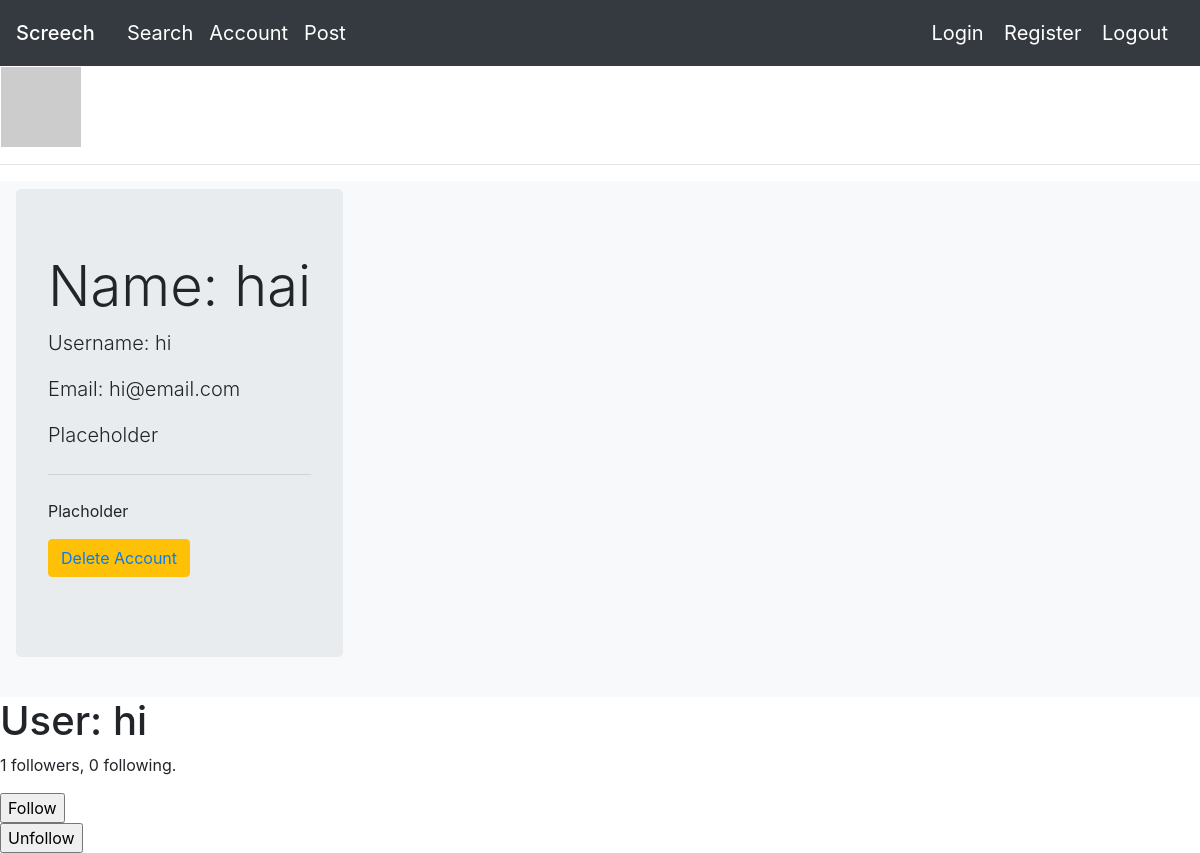
Page /account (signed in) on the committed database.
### app/models.py (models this page shows, shortened)
class User(db.Model, UserMixin):
    id = db.Column(db.Integer, primary_key = True)
    username = db.Column(db.String(15))
    name = db.Column(db.String(15))
    password = db.Column(db.String(200))
    email = db.Column(db.String(32), unique = True)
    followed = db.relationship(
        'User', secondary=followers,
        primaryjoin=(followers.c.follower_id == id),
        secondaryjoin=(followers.c.followed_id == id),
        backref=db.backref('followers', lazy='dynamic'), lazy='dynamic')
    def avatar(self, size):
        digest = md5(self.email.lower().encode('utf-8')).hexdigest()
        return 'https://www.gravatar.com/avatar/{}?d=identicon&s={}'.format(
            digest, size)

### app/routes.py (the view)
@myapp_obj.route('/account')
def account():
    if current_user.is_authenticated is False:
        flash('Account cannot be accessed because User is not logged in')
        return redirect('/')
    user = current_user
    form = EmptyForm()
    print(user.name)
    return render_template("profile.html", user=user, form=form)

### app/forms.py
class EmptyForm(FlaskForm):
    submit = SubmitField('Submit')

### app/models.py (called while the page is built)
@login.user_loader
def load_user(id):
    return User.query.get(int(id))

### app/templates/profile.html (shortened to what this page needs)
{% extends "base.html" %}
{% block mycontent %}
<table>
  <tr valign="top">
      <td><img src="{{ user.avatar(128) }}"></td>
  </tr>
</table>
<hr>
<nav class="navbar navbar-expand-lg navbar-light bg-light">
    <div class="jumbotron">
        <h1 class="display-4">Name: {{ user.name }}</h1>
        <p class="lead">Username: {{ user.username }}</p>
        <p class="lead">Email: {{ user.email }}</p>
        <p class="lead">Placeholder</p>
        <hr class="my-4">
        <p>Placholder</p>
        <p class="lead">
          <a href="/delete"><button type="button" class="btn btn-warning">
            Delete Account
          </a></button>
        </p>
    </div>
</nav>
<h1>User: {{ user.username }}</h1>
        <p>{{ user.followers.count() }} followers, {{ user.followed.count() }} following.</p>
        <form action="{{ url_for('follow', username=user.username) }}" method="post">
          {{ form.submit(value='Follow') }}
        </form>
        <form action="{{ url_for('unfollow', username=user.username) }}" method="post">
          {{ form.submit(value='Unfollow') }}
      </form>
{% endblock %}

### rows in the picture
User: name "hai", username "hi", email "hi@email.com"

### other values in the picture
{{ user.followers.count() }} "1"
{{ user.followed.count() }} "0"
